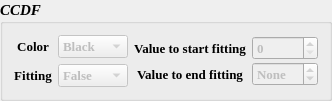
                 <widget class="QGroupBox" name="CCDF">
                  <property name="sizePolicy">
                   <sizepolicy hsizetype="Expanding" vsizetype="Expanding">
                    <horstretch>0</horstretch>
                    <verstretch>0</verstretch>
                   </sizepolicy>
                  </property>
                  <property name="font">
                   <font>
                    <family>Times New Roman</family>
                    <pointsize>11</pointsize>
                    <weight>75</weight>
                    <italic>true</italic>
                    <bold>true</bold>
                   </font>
                  </property>
                  <property name="title">
                   <string>CCDF</string>
                  </property>
                  <layout class="QGridLayout" name="gridLayout_27">
                   <item row="0" column="0">
                    <layout class="QHBoxLayout" name="horizontalLayout_5">
                     <item>
                      <layout class="QGridLayout" name="gridLayout_8">
                       <property name="verticalSpacing">
                        <number>6</number>
                       </property>
                       <item row="0" column="0">
                        <widget class="QLabel" name="ccdf_color">
                         <property name="sizePolicy">
                          <sizepolicy hsizetype="Expanding" vsizetype="Expanding">
                           <horstretch>0</horstretch>
                           <verstretch>0</verstretch>
                          </sizepolicy>
                         </property>
                         <property name="font">
                          <font>
                           <family>Times New Roman</family>
                           <pointsize>10</pointsize>
                           <weight>75</weight>
                           <italic>false</italic>
                           <bold>true</bold>
                          </font>
                         </property>
                         <property name="frameShadow">
                          <enum>QFrame::Plain</enum>
                         </property>
                         <property name="lineWidth">
                          <number>1</number>
                         </property>
                         <property name="text">
                          <string>Color</string>
                         </property>
                         <property name="alignment">
                          <set>Qt::AlignCenter</set>
                         </property>
                        </widget>
                       </item>
                       <item row="0" column="1">
                        <widget class="QComboBox" name="ccdf_select_color">
                         <property name="enabled">
                          <bool>false</bool>
                         </property>
                         <property name="sizePolicy">
                          <sizepolicy hsizetype="Expanding" vsizetype="Fixed">
                           <horstretch>0</horstretch>
                           <verstretch>0</verstretch>
                          </sizepolicy>
                         </property>
                         <property name="font">
                          <font>
                           <family>Times New Roman</family>
                           <pointsize>10</pointsize>
                           <weight>75</weight>
                           <italic>false</italic>
                           <bold>true</bold>
                          </font>
                         </property>
                         <item>
                          <property name="text">
                           <string>Black</string>
                          </property>
                         </item>
                         <item>
                          <property name="text">
                           <string>Red</string>
                          </property>
                         </item>
                         <item>
                          <property name="text">
                           <string>Blue</string>
                          </property>
                         </item>
                         <item>
                          <property name="text">
                           <string>Purple</string>
                          </property>
                         </item>
                         <item>
                          <property name="text">
                           <string>Pink</string>
                          </property>
                         </item>
                         <item>
                          <property name="text">
                           <string>Violet</string>
                          </property>
                         </item>
                         <item>
                          <property name="text">
                           <string>Green</string>
                          </property>
                         </item>
                         <item>
                          <property name="text">
                           <string>Yellow</string>
                          </property>
                         </item>
                         <item>
                          <property name="text">
                           <string>Gray</string>
                          </property>
                         </item>
                        </widget>
                       </item>
                       <item row="1" column="0">
                        <widget class="QLabel" name="fit_lim_2">
                         <property name="sizePolicy">
                          <sizepolicy hsizetype="Expanding" vsizetype="Expanding">
                           <horstretch>0</horstretch>
                           <verstretch>0</verstretch>
                          </sizepolicy>
                         </property>
                         <property name="font">
                          <font>
                           <family>Times New Roman</family>
                           <pointsize>10</pointsize>
                           <weight>75</weight>
                           <italic>false</italic>
                           <bold>true</bold>
                          </font>
                         </property>
                         <property name="frameShadow">
                          <enum>QFrame::Plain</enum>
                         </property>
                         <property name="lineWidth">
                          <number>1</number>
                         </property>
                         <property name="text">
                          <string>Fitting</string>
                         </property>
                         <property name="alignment">
                          <set>Qt::AlignCenter</set>
                         </property>
                        </widget>
                       </item>
                       <item row="1" column="1">
                        <widget class="QComboBox" name="ccdf_fit">
                         <property name="enabled">
                          <bool>false</bool>
                         </property>
                         <property name="sizePolicy">
                          <sizepolicy hsizetype="Expanding" vsizetype="Fixed">
                           <horstretch>0</horstretch>
                           <verstretch>0</verstretch>
                          </sizepolicy>
                         </property>
                         <property name="font">
                          <font>
                           <family>Times New Roman</family>
                           <pointsize>10</pointsize>
                           <weight>75</weight>
                           <italic>false</italic>
                           <bold>true</bold>
                          </font>
                         </property>
                         <item>
                          <property name="text">
                           <string>False</string>
                          </property>
                         </item>
                         <item>
                          <property name="text">
                           <string>True</string>
                          </property>
                         </item>
                        </widget>
                       </item>
                      </layout>
                     </item>
                     <item>
                      <layout class="QGridLayout" name="gridLayout_9">
                       <property name="verticalSpacing">
                        <number>0</number>
                       </property>
                       <item row="0" column="0">
                        <widget class="QLabel" name="index_end_fit">
                         <property name="sizePolicy">
                          <sizepolicy hsizetype="Expanding" vsizetype="Expanding">
                           <horstretch>0</horstretch>
                           <verstretch>0</verstretch>
                          </sizepolicy>
                         </property>
                         <property name="font">
                          <font>
                           <family>Times New Roman</family>
                           <pointsize>10</pointsize>
                           <weight>75</weight>
                           <italic>false</italic>
                           <bold>true</bold>
                          </font>
                         </property>
                         <property name="frameShadow">
                          <enum>QFrame::Plain</enum>
                         </property>
                         <property name="lineWidth">
                          <number>1</number>
                         </property>
                         <property name="text">
                          <string>Value to start fitting</string>
                         </property>
                         <property name="alignment">
                          <set>Qt::AlignCenter</set>
                         </property>
                        </widget>
                       </item>
                       <item row="0" column="1">
                        <widget class="QSpinBox" name="ccdf_start_fit">
                         <property name="enabled">
                          <bool>false</bool>
                         </property>
                         <property name="sizePolicy">
                          <sizepolicy hsizetype="Expanding" vsizetype="Fixed">
                           <horstretch>0</horstretch>
                           <verstretch>0</verstretch>
                          </sizepolicy>
                         </property>
                         <property name="font">
                          <font>
                           <family>Times New Roman</family>
                           <pointsize>10</pointsize>
                           <weight>75</weight>
                           <italic>false</italic>
                           <bold>true</bold>
                          </font>
                         </property>
                         <property name="maximum">
                          <number>100000</number>
                         </property>
                        </widget>
                       </item>
                       <item row="1" column="0">
                        <widget class="QLabel" name="index_start_fit">
                         <property name="sizePolicy">
                          <sizepolicy hsizetype="Expanding" vsizetype="Expanding">
                           <horstretch>0</horstretch>
                           <verstretch>0</verstretch>
                          </sizepolicy>
                         </property>
                         <property name="font">
                          <font>
                           <family>Times New Roman</family>
                           <pointsize>10</pointsize>
                           <weight>75</weight>
                           <italic>false</italic>
                           <bold>true</bold>
                          </font>
                         </property>
                         <property name="frameShadow">
                          <enum>QFrame::Plain</enum>
                         </property>
                         <property name="lineWidth">
                          <number>1</number>
                         </property>
                         <property name="text">
                          <string>Value to end fitting</string>
                         </property>
                         <property name="alignment">
                          <set>Qt::AlignCenter</set>
                         </property>
                        </widget>
                       </item>
                       <item row="1" column="1">
                        <widget class="QSpinBox" name="ccdf_end_fit">
                         <property name="enabled">
                          <bool>false</bool>
                         </property>
                         <property name="sizePolicy">
                          <sizepolicy hsizetype="Expanding" vsizetype="Fixed">
                           <horstretch>0</horstretch>
                           <verstretch>0</verstretch>
                          </sizepolicy>
                         </property>
                         <property name="font">
                          <font>
                           <family>Times New Roman</family>
                           <pointsize>10</pointsize>
                           <weight>75</weight>
                           <italic>false</italic>
                           <bold>true</bold>
                          </font>
                         </property>
                         <property name="wrapping">
                          <bool>true</bool>
                         </property>
                         <property name="specialValueText">
                          <string>None</string>
                         </property>
                         <property name="minimum">
                          <number>0</number>
                         </property>
                         <property name="maximum">
                          <number>100000</number>
                         </property>
                         <property name="value">
                          <number>0</number>
                         </property>
                        </widget>
                       </item>
                      </layout>
                     </item>
                    </layout>
                   </item>
                  </layout>
                 </widget>
